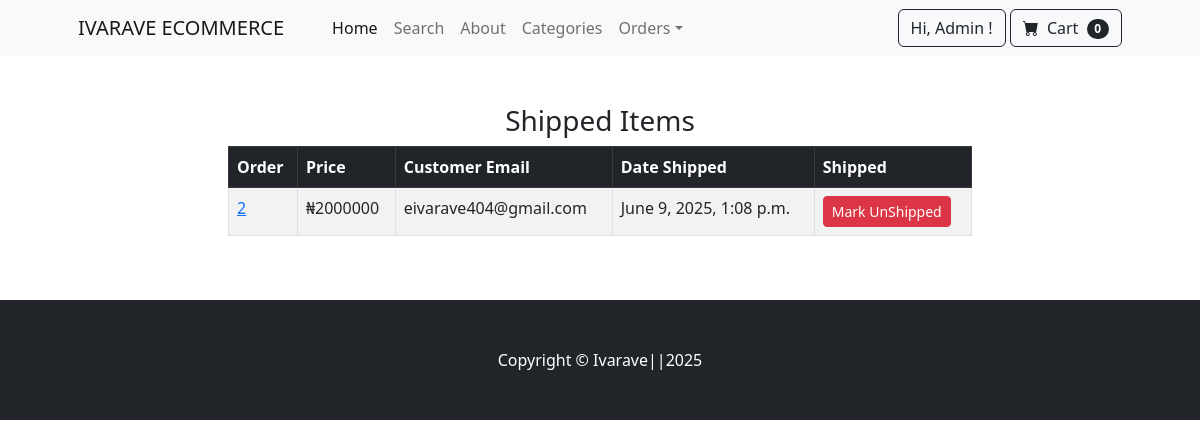
The page /payment/shipped_dash (signed in) on the database its author committed.
### payment/models.py (models this page shows, shortened)
class Order(models.Model):
    user  = models.ForeignKey(User, on_delete=models.CASCADE, null=True, blank=True)
    name = models.CharField(max_length=200)
    email = models.EmailField(max_length=200)
    phone = models.CharField(max_length=200)
    shipping_address = models.TextField(max_length=15000)
    amount_paid = models.DecimalField(max_digits = 10, decimal_places=0)
    date_ordered = models.DateTimeField(auto_now_add=True)
    shipped = models.BooleanField(default =False)
    date_shipped = models.DateTimeField(blank=True, null=True)

### payment/views.py (the view, shortened to what this page needs)
# urls.py: path('shipped_dash',views.shipped_dash,name ="shipped_dash"),
def shipped_dash(request):
	if request.user.is_authenticated and request.user.is_superuser:
		orders = Order.objects.filter(shipped=True)
		return render(request, "payment/shipped_dash.html", {"orders":orders})
	else:
		messages.success(request, "Access Denied")
		return redirect('home')

### cart/cart.py (called while the page is built)
    def __len__(self):
        return len(self.cart)

### cart/context_processors.py (called while the page is built)
def cart(request):
    return {'cart': Cart(request)}

### payment/templates/payment/shipped_dash.html (shortened to what this page needs)
{% extends 'base.html' %}
{% block content %}
        <div class="container">
        	<div class="row">
        		<center>
        			<div class="col-8">
        				<br/><br/>
<h3>Shipped Items</h3>
<table class="table table-striped table-hover table-bordered">
  <thead class="table-dark">
    <tr>
      <th scope="col">Order</th>
      <th scope="col">Price</th>
      <th scope="col">Customer Email</th>
      <th scope="col">Date Shipped</th>
      <th scope="col">Shipped</th>
    </tr>
  </thead>
  <tbody>
    {% for item in orders %}
    <tr>
      <td><a href="{% url 'orders' item.id %}">{{ item.id }}</a></td>
      <td>₦{{ item.amount_paid }}</td>
      <td>{{ item.email }}</td>
      <td>{{ item.date_shipped }}</td>
       <td>
        <form method="POST">
          <button type="Submit" class="btn btn-danger btn-sm">Mark UnShipped</button>
        </form>
      </td>
    </tr>
    {% endfor %}
  </tbody>
</table>
<br/><br/>
        			</div>
        		</center>
        	</div>
        </div>
{% endblock %}

### store/templates/navbar.html (shortened to what this page needs)
<nav class="navbar navbar-expand-lg navbar-light bg-light">
    <div class="container px-4 px-lg-5">
        <a class="navbar-brand" href="{% url 'home' %}">IVARAVE ECOMMERCE</a>
        <div class="collapse navbar-collapse" id="navbarSupportedContent">
            <ul class="navbar-nav me-auto mb-2 mb-lg-0 ms-lg-4">
                <li class="nav-item"><a class="nav-link active" aria-current="page" href="{% url 'home' %}">Home</a></li>
                <li class="nav-item"><a class="nav-link" href="{% url 'search' %}">Search</a></li>
                <li class="nav-item"><a class="nav-link" href="{% url 'about' %}">About</a></li>
                <li class="nav-item"><a class="nav-link" href="{% url 'category_summary' %}">Categories</a></li>
                {% if user.is_authenticated %}
                    {% if user.is_superuser %}
                    <li class="nav-item dropdown">
                    <a class="nav-link dropdown-toggle" id="navbarDropdown" href="#" role="button" data-bs-toggle="dropdown" aria-expanded="false">Orders</a>
                    </li>
                    {% endif %}
            </ul>
            <form class="d-flex">
                <a  href = "{% url 'profile' %} "class="btn btn-outline-dark" type="submit" >
                    Hi, {{ user.username }} !
                </a>
                {% endif %}
                <a href="{% url 'cart_summary' %}" class="btn btn-outline-dark">
                    <i class="bi-cart-fill me-1"></i>
                    Cart
                    <span class="badge bg-dark text-white ms-1 rounded-pill" id ="cart_quantity">{{ cart|length }}</span>
                </a>
            </form>
        </div>
    </div>
</nav>

### rows shown on the page
Order: id "2", amount_paid "2000000", email "eivarave404@gmail.com", date_shipped "June 9, 2025, 1:08 p.m."

### other values the page prints
{{ user.username }} "Admin"
{{ cart|length }} "0"
